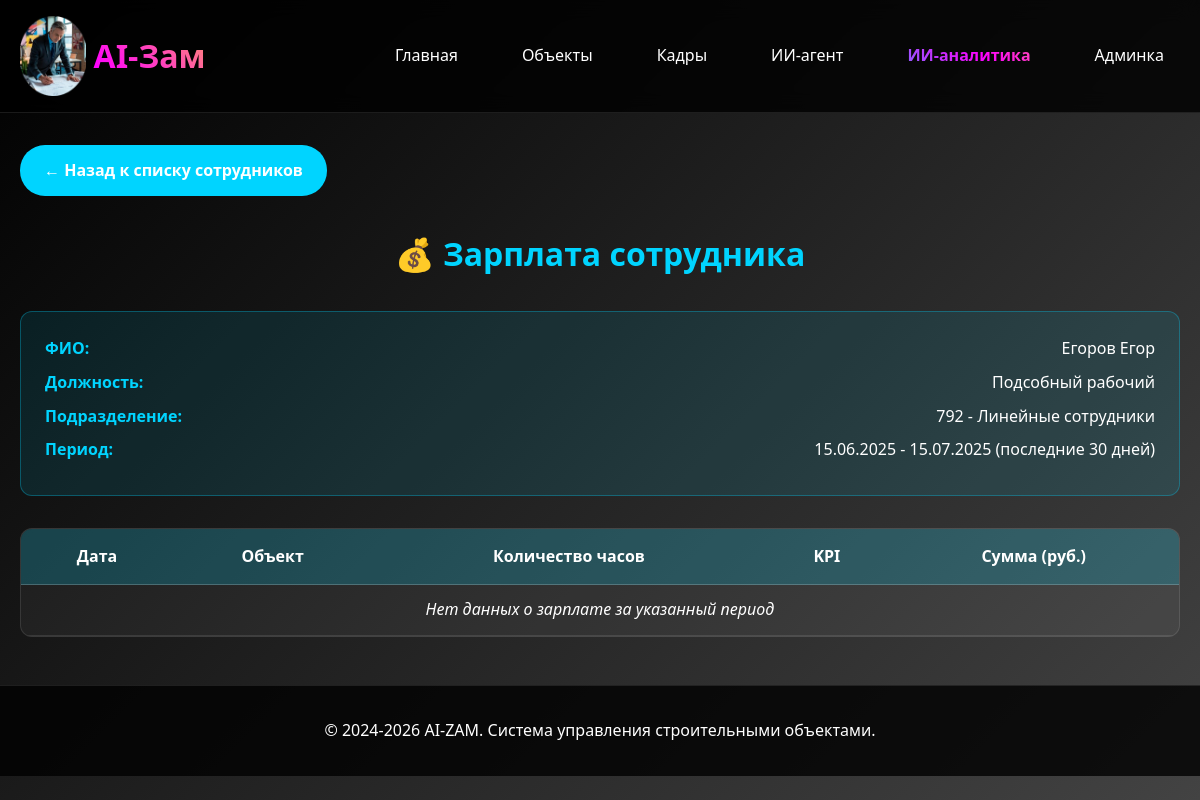
The app's page /sotrudniki/salary/30/, older data.
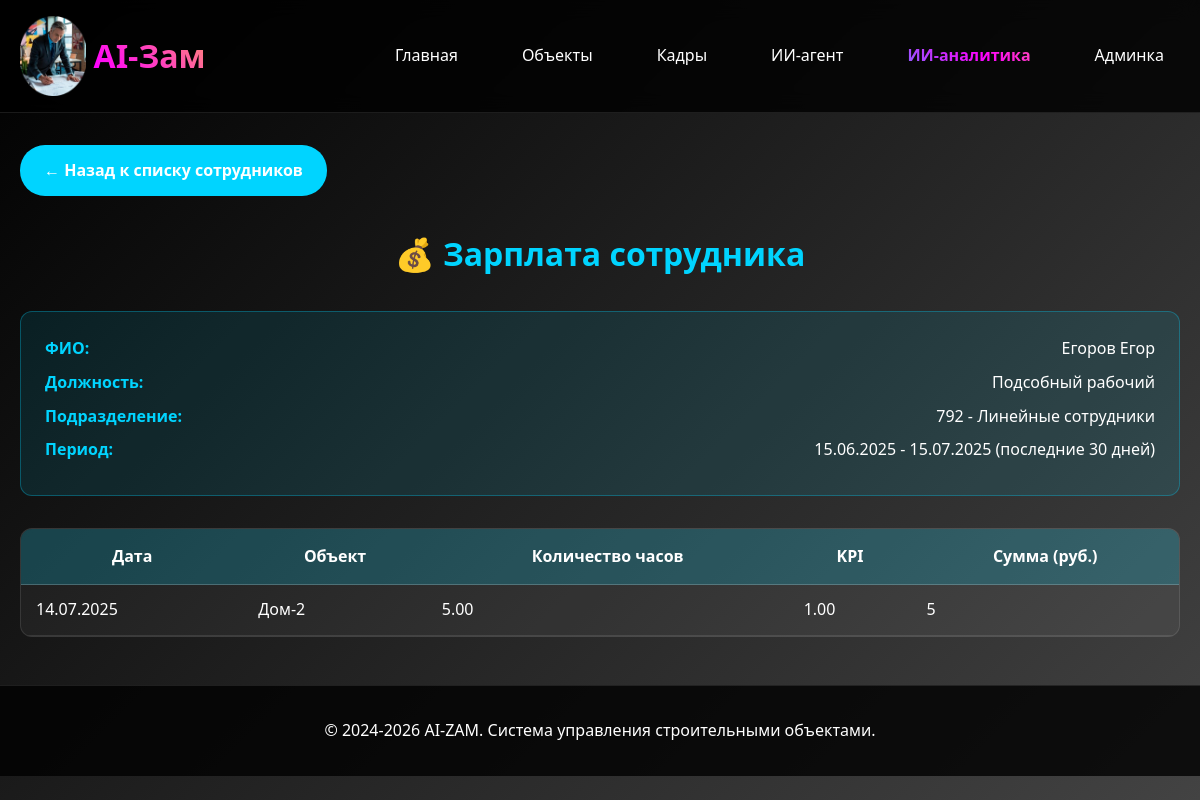
The same page, newer data.
### sotrudniki/models.py (models this page shows, shortened)
class SotrudnikiZarplaty(models.Model):
    sotrudnik = models.ForeignKey(Sotrudnik, on_delete=models.CASCADE, verbose_name="Сотрудник")
    objekt = models.ForeignKey('object.Objekt', on_delete=models.CASCADE, verbose_name="Объект")
    data = models.DateField(verbose_name="Дата")
    kolichestvo_chasov = models.DecimalField(max_digits=8, decimal_places=2, verbose_name="Количество часов")
    kpi = models.DecimalField(max_digits=5, decimal_places=2, default=1.0, verbose_name="KPI")
    class Meta:
        verbose_name = "Зарплата сотрудника"
        verbose_name_plural = "Зарплаты сотрудников"
        db_table = 'sotrudniki_zarplaty'
        unique_together = ['sotrudnik', 'objekt', 'data']

### object/models.py (models this page shows, shortened)
class Objekt(models.Model):
    STATUS_CHOICES = [
        ('планируется', 'Планируется'),
        ('в работе', 'В работе'),
        ('завершён', 'Завершён'),
    ]
    nazvanie = models.CharField(max_length=255, verbose_name="Название")
    organizaciya = models.ForeignKey(
        'sotrudniki.Organizaciya',
        on_delete=models.CASCADE,
        verbose_name="Организация",
        related_name="objekty",
        null=True,
        blank=True
    )
    otvetstvennyj = models.CharField(max_length=255, default="Иванов Иван Иванович", verbose_name="Ответственный")
    data_nachala = models.DateField(verbose_name="Дата начала")
    data_plan_zaversheniya = models.DateField(verbose_name="Дата план завершения")
    data_fakt_zaversheniya = models.DateField(null=True, blank=True, verbose_name="Дата факт завершения")
    status = models.CharField(max_length=20, choices=STATUS_CHOICES, default='планируется', verbose_name="Статус")
    is_active = models.BooleanField(default=True, verbose_name="Активный")
    sotrudniki = models.ManyToManyField(
        'sotrudniki.Sotrudnik',
        verbose_name="Сотрудники",
        blank=True,
        related_name="objekty_work",
        help_text="Сотрудники, работающие на данном объекте"
    )
    class Meta:
        verbose_name = "Объект"
        verbose_name_plural = "Объекты"
        db_table = 'objekt'

### sotrudniki/views.py (the view)
# urls.py: path('salary/<int:sotrudnik_id>/', views.sotrudnik_salary, name='sotrudnik_salary'),
def sotrudnik_salary(request, sotrudnik_id):
    sotrudnik = get_object_or_404(Sotrudnik, id=sotrudnik_id)
    end_date = datetime.now().date()
    start_date = end_date - timedelta(days=30)
    zarplaty = SotrudnikiZarplaty.objects.filter(
        sotrudnik=sotrudnik,
        data__gte=start_date,
        data__lte=end_date
    ).order_by('-data')
    context = {
        'sotrudnik': sotrudnik,
        'zarplaty': zarplaty,
        'start_date': start_date,
        'end_date': end_date,
    }
    return render(request, 'sotrudniki/salary_detail.html', context)

### sotrudniki/models.py (called while the page is built)
    def __str__(self):
        return f"{self.kod} - {self.nazvanie}"

    def __str__(self):
        return self.nazvanie

### sotrudniki/templates/sotrudniki/salary_detail.html (shortened to what this page needs)
{% extends 'base/base.html' %}
{% block content %}
<a href="/sotrudniki/?podrazdelenie=3" class="back-btn">← Назад к списку сотрудников</a>
<div class="salary-container">
    <h1 class="salary-header">💰 Зарплата сотрудника</h1>
    <div class="employee-info">
        <div class="info-row">
            <span class="info-label">ФИО:</span>
            <span>{{ sotrudnik.fio }}</span>
        </div>
        <div class="info-row">
            <span class="info-label">Должность:</span>
            <span>{{ sotrudnik.specialnost|default:"Не указана" }}</span>
        </div>
        <div class="info-row">
            <span class="info-label">Подразделение:</span>
            <span>{{ sotrudnik.podrazdelenie|default:"Не указано" }}</span>
        </div>
        <div class="info-row">
            <span class="info-label">Период:</span>
            <span>{{ start_date|date:"d.m.Y" }} - {{ end_date|date:"d.m.Y" }} (последние 30 дней)</span>
        </div>
    </div>
    <div class="salary-table">
        <table>
            <thead>
                <tr>
                    <th>Дата</th>
                    <th>Объект</th>
                    <th>Количество часов</th>
                    <th>KPI</th>
                    <th>Сумма (руб.)</th>
                </tr>
            </thead>
            <tbody>
                {% for zp in zarplaty %}
                <tr>
                    <td>{{ zp.data|date:"d.m.Y" }}</td>
                    <td>{{ zp.objekt.nazvanie }}</td>
                    <td>{{ zp.kolichestvo_chasov }}</td>
                    <td>{{ zp.kpi }}</td>
                    <td>{% widthratio zp.kolichestvo_chasov 1 zp.kpi %}</td>
                </tr>
                {% empty %}
                <tr>
                    <td colspan="5" class="no-data">
                        Нет данных о зарплате за указанный период
                    </td>
                </tr>
                {% endfor %}
            </tbody>
        </table>
    </div>
</div>
{% endblock %}

Row changes from the older to the newer data that the page shows:
added SotrudnikiZarplaty: data "14.07.2025", objekt.nazvanie "Дом-2", kolichestvo_chasov "5.00", kpi "1.00", kolichestvo_chasov+kpi "5"
Text that changed along with them:
text no longer shown: "Нет данных о зарплате за указанный период"
